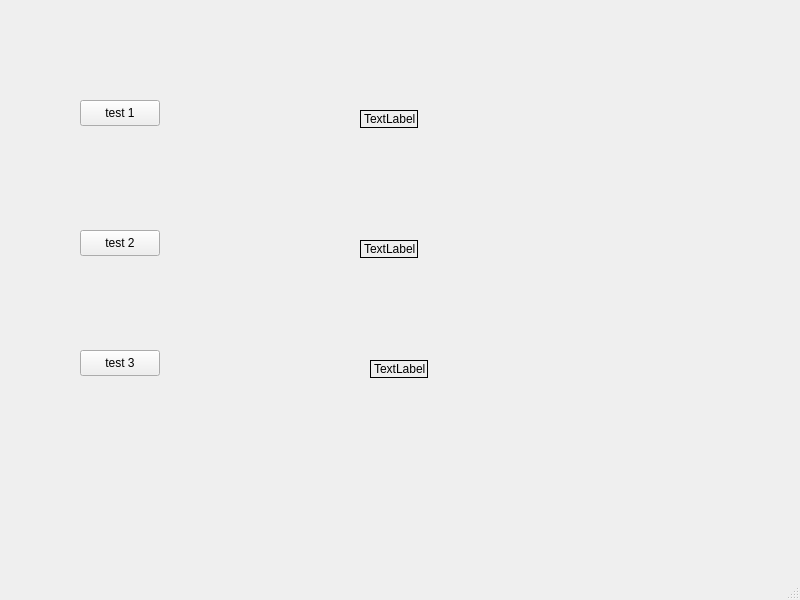
<?xml version="1.0" encoding="UTF-8"?>
<ui version="4.0">
 <class>MainWindow</class>
 <widget class="QMainWindow" name="MainWindow">
  <property name="geometry">
   <rect>
    <x>0</x>
    <y>0</y>
    <width>800</width>
    <height>600</height>
   </rect>
  </property>
  <property name="windowTitle">
   <string>MainWindow</string>
  </property>
  <widget class="QWidget" name="centralwidget">
   <widget class="QPushButton" name="pushButton">
    <property name="geometry">
     <rect>
      <x>80</x>
      <y>100</y>
      <width>80</width>
      <height>26</height>
     </rect>
    </property>
    <property name="text">
     <string>test 1</string>
    </property>
   </widget>
   <widget class="QPushButton" name="pushButton_2">
    <property name="geometry">
     <rect>
      <x>80</x>
      <y>230</y>
      <width>80</width>
      <height>26</height>
     </rect>
    </property>
    <property name="text">
     <string>test 2</string>
    </property>
   </widget>
   <widget class="QPushButton" name="pushButton_3">
    <property name="geometry">
     <rect>
      <x>80</x>
      <y>350</y>
      <width>80</width>
      <height>26</height>
     </rect>
    </property>
    <property name="text">
     <string>test 3</string>
    </property>
   </widget>
   <widget class="QLabel" name="label">
    <property name="geometry">
     <rect>
      <x>360</x>
      <y>110</y>
      <width>58</width>
      <height>18</height>
     </rect>
    </property>
    <property name="frameShape">
     <enum>QFrame::Box</enum>
    </property>
    <property name="text">
     <string>TextLabel</string>
    </property>
   </widget>
   <widget class="QLabel" name="label_2">
    <property name="geometry">
     <rect>
      <x>360</x>
      <y>240</y>
      <width>58</width>
      <height>18</height>
     </rect>
    </property>
    <property name="frameShape">
     <enum>QFrame::Box</enum>
    </property>
    <property name="text">
     <string>TextLabel</string>
    </property>
   </widget>
   <widget class="QLabel" name="label_3">
    <property name="geometry">
     <rect>
      <x>370</x>
      <y>360</y>
      <width>58</width>
      <height>18</height>
     </rect>
    </property>
    <property name="frameShape">
     <enum>QFrame::Box</enum>
    </property>
    <property name="text">
     <string>TextLabel</string>
    </property>
   </widget>
  </widget>
  <widget class="QMenuBar" name="menubar">
   <property name="geometry">
    <rect>
     <x>0</x>
     <y>0</y>
     <width>800</width>
     <height>23</height>
    </rect>
   </property>
  </widget>
  <widget class="QStatusBar" name="statusbar"/>
 </widget>
 <resources/>
 <connections/>
</ui>
